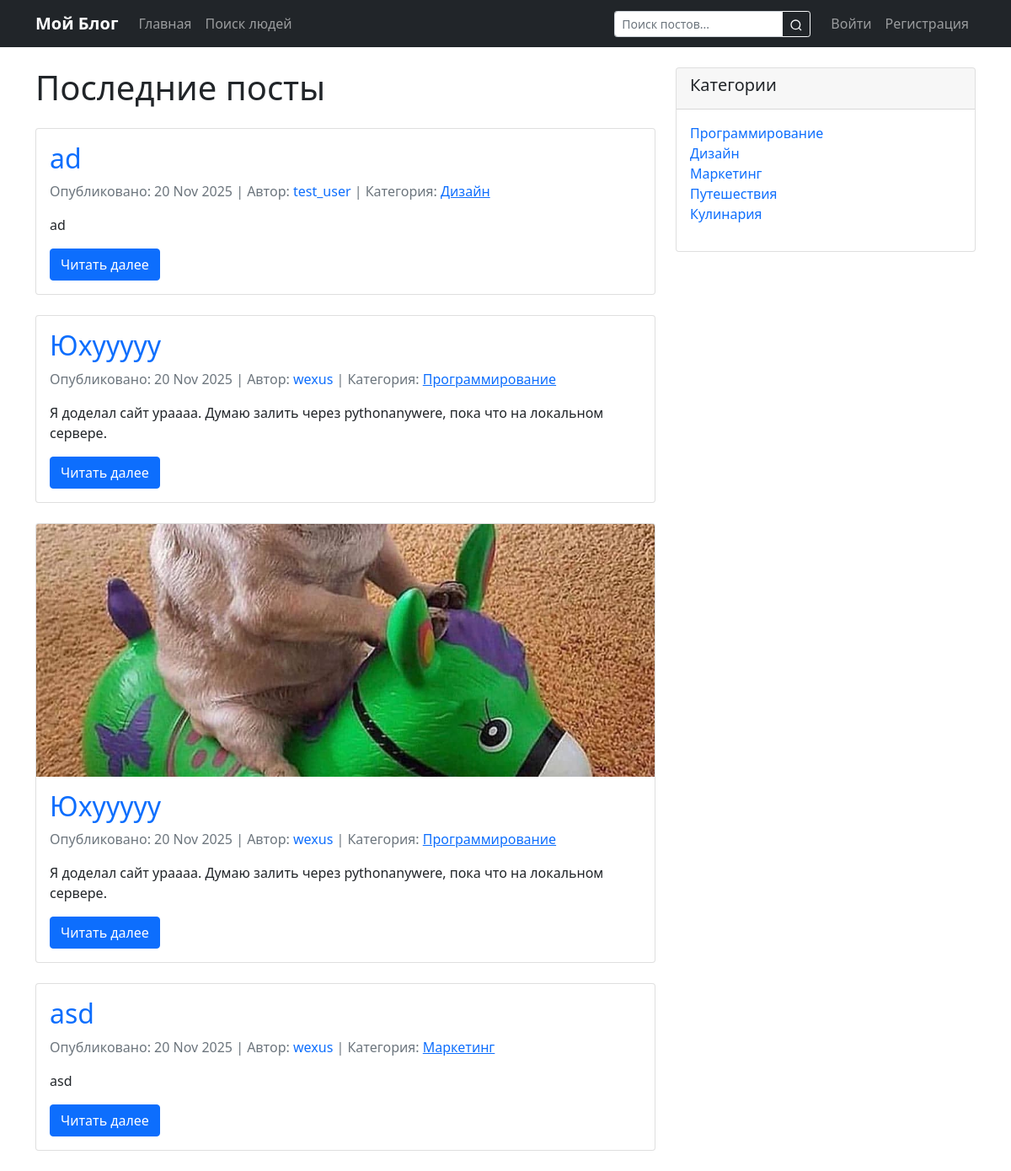
Before: / with the older database file.
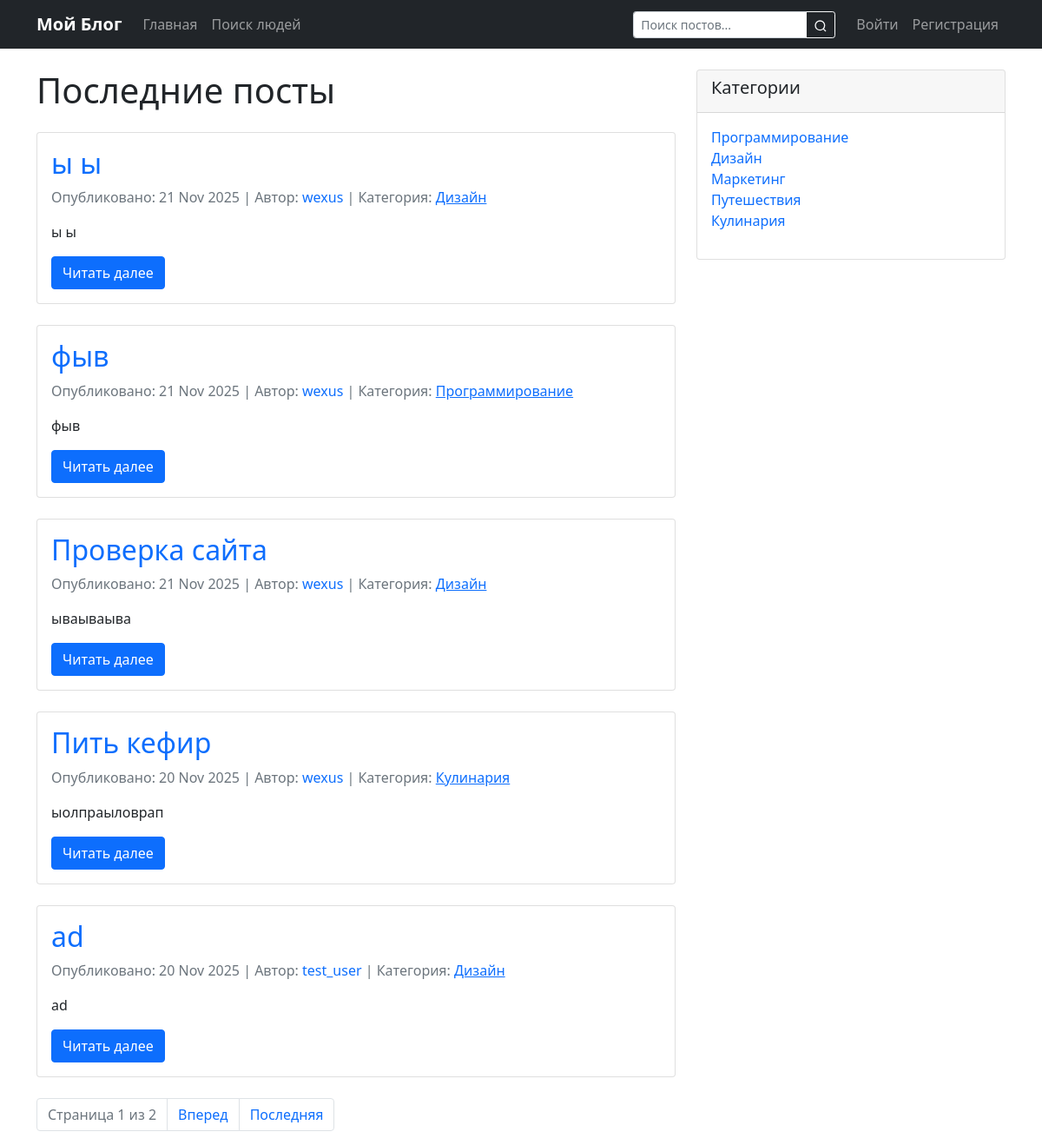
After: the same page with the newer database file.
### blog/models.py (models this page shows, shortened)
class Post(models.Model):
    title = models.CharField(max_length=200)
    slug = models.SlugField(unique=True, blank=True)
    content = models.TextField()
    created_date = models.DateTimeField(default=timezone.now)
    published_date = models.DateTimeField(blank=True, null=True)
    author = models.ForeignKey(User, on_delete=models.CASCADE)
    category = models.ForeignKey(Category, on_delete=models.SET_NULL, null=True, blank=True)
    tags = models.ManyToManyField(Tag, blank=True)
    image = models.ImageField(upload_to='post_images/', blank=True, null=True)
    is_published = models.BooleanField(default=False)

class Category(models.Model):
    name = models.CharField(max_length=100)
    slug = models.SlugField(unique=True, blank=True)

### blog/views.py (the view)
# urls.py: path('', views.post_list, name='post_list'),
def post_list(request):
    create_default_categories_and_tags()
    posts_list = Post.objects.filter(is_published=True).order_by('-published_date')
    categories = Category.objects.all()
    paginator = Paginator(posts_list, 5)
    page_number = request.GET.get('page')
    page_obj = paginator.get_page(page_number)
    return render(request, 'blog/post_list.html', {
        'page_obj': page_obj,
        'categories': categories
    })

### blog/views.py (called while the page is built)
def create_default_categories_and_tags():
    categories = ['Программирование', 'Дизайн', 'Маркетинг', 'Путешествия', 'Кулинария']
    for cat_name in categories:
        category, created = Category.objects.get_or_create(name=cat_name)
        if created and not category.slug:
            category.slug = slugify(cat_name) + '-' + uuid.uuid4().hex[:6]
            category.save()
    tags = ['django', 'python', 'web', 'development', 'design', 'cooking', 'travel']
    for tag_name in tags:
        tag, created = Tag.objects.get_or_create(name=tag_name)
        if created and not tag.slug:
            tag.slug = slugify(tag_name) + '-' + uuid.uuid4().hex[:6]
            tag.save()

### blog/templates/blog/post_list.html (shortened to what this page needs)
{% extends 'blog/base.html' %}
{% block content %}
<div class="row">
    <div class="col-md-8">
        <h1 class="mb-4">Последние посты</h1>
        {% for post in page_obj %}
            <article class="card mb-4">
                {% if post.image %}
                    <img src="{{ post.image.url }}" class="card-img-top" alt="{{ post.title }}" style="max-height: 300px; object-fit: cover;">
                {% endif %}
                <div class="card-body">
                    <h2 class="card-title">
                        {% if post.slug and post.slug.strip %}
                            <a href="{% url 'post_detail' slug=post.slug %}" class="text-decoration-none">{{ post.title }}</a>
                        {% else %}
                            <span class="text-danger">{{ post.title }} (недоступен)</span>
                        {% endif %}
                    </h2>
                    <p class="text-muted">
                        Опубликовано: {{ post.published_date|date:"d M Y" }} |
                        Автор: <a href="{% url 'user_profile' username=post.author.username %}" class="text-decoration-none">{{ post.author }}</a> |
                        {% if post.category and post.category.slug %}
                            Категория: <a href="{% url 'category_posts' slug=post.category.slug %}">{{ post.category.name }}</a>
                        {% else %}
                            Категория: <span class="text-muted">Без категории</span>
                        {% endif %}
                    </p>
                    <p class="card-text">{{ post.content|truncatewords:30 }}</p>
                    {% if post.slug and post.slug.strip %}
                        <a href="{% url 'post_detail' slug=post.slug %}" class="btn btn-primary">Читать далее</a>
                    {% else %}
                        <button class="btn btn-secondary" disabled>Недоступен</button>
                    {% endif %}
                </div>
            </article>
        {% empty %}
            <div class="alert alert-info">
                Пока нет опубликованных постов.
            </div>
        {% endfor %}
        {% if page_obj.has_other_pages %}
            <nav aria-label="Page navigation">
                <ul class="pagination">
                    <li class="page-item disabled">
                        <a class="page-link" href="#">
                            Страница {{ page_obj.number }} из {{ page_obj.paginator.num_pages }}
                        </a>
                    </li>
                    {% if page_obj.has_next %}
                        <li class="page-item"><a class="page-link" href="?page={{ page_obj.next_page_number }}">Вперед</a></li>
                        <li class="page-item"><a class="page-link" href="?page={{ page_obj.paginator.num_pages }}">Последняя</a></li>
                    {% endif %}
                </ul>
            </nav>
        {% endif %}
    </div>
    <div class="col-md-4">
        <div class="card">
            <div class="card-header">
                <h5>Категории</h5>
            </div>
            <div class="card-body">
                <ul class="list-unstyled">
                    {% for category in categories %}
                        <li>
                            <a href="{% url 'category_posts' slug=category.slug %}" class="text-decoration-none">
                                {{ category.name }}
                            </a>
                        </li>
                    {% endfor %}
                </ul>
            </div>
        </div>
    </div>
</div>
{% endblock %}

Changed rows visible on the page:
no longer on this page (row unchanged): Post: title "Юхууууу", published_date "20 Nov 2025", author "wexus", category.name "Программирование", content "Я доделал сайт ураааа. Думаю залить через pythonanywere, пока что на локальном сервере.", slug "Читать далее"
no longer on this page (row unchanged): Post: image (picture), title "Юхууууу", published_date "20 Nov 2025", author "wexus", category.name "Программирование", content "Я доделал сайт ураааа. Думаю залить через pythonanywere, пока что на локальном сервере.", slug "Читать далее"
no longer on this page (row unchanged): Post: title "asd", published_date "20 Nov 2025", author "wexus", category.name "Маркетинг", content "asd", slug "Читать далее"
added Post: title "ы ы", published_date "21 Nov 2025", author "wexus", category.name "Дизайн", content "ы ы", slug "Читать далее"
added Post: title "фыв", published_date "21 Nov 2025", author "wexus", category.name "Программирование", content "фыв", slug "Читать далее"
added Post: title "Проверка сайта", published_date "21 Nov 2025", author "wexus", category.name "Дизайн", content "ываываыва", slug "Читать далее"
added Post: title "Пить кефир", published_date "20 Nov 2025", author "wexus", category.name "Кулинария", content "ыолпраыловрап", slug "Читать далее"
Other visible differences:
{{ page_obj.number }}: (not shown) → "1"
{{ page_obj.paginator.num_pages }}: (not shown) → "2"
text now shown: "Страница из Вперед Последняя"
